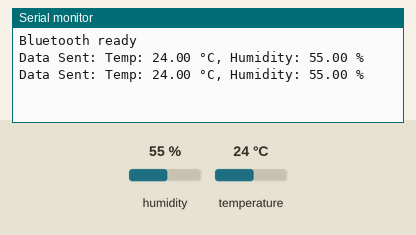
Bench run of a sketch on a simulated ESP32. Parts: the last lines printed to the serial monitor. The inputs (shaded band) are chosen by the test bench; at power-on: humidity 55 %, temperature 24 °C. Nothing arrives over Bluetooth unless stated.

Above: at 5.8 s.
5.9 s: humidity set to 22 %
At 11.1 s:
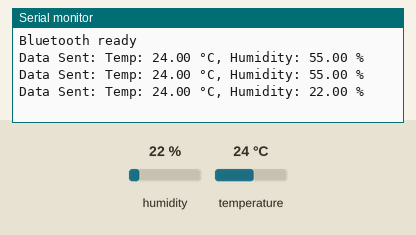
11.9 s: temperature set to 12 °C
At 15.8 s:
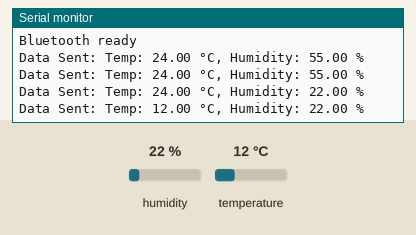
17.9 s: humidity set to 40 %
At 20.5 s:
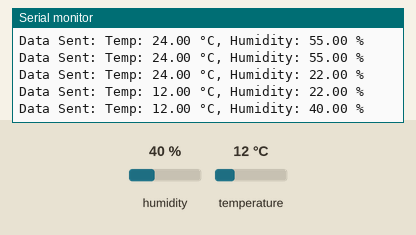
Timing chart, 0 to 22.0 s (numbered marks = the images above; inputs shaded):
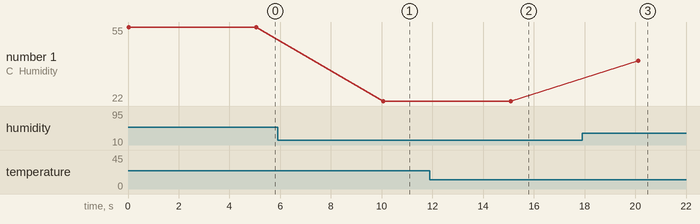

The sketch:

Bluetooth_send_data.ino
```cpp
#include "BluetoothSerial.h"  // Include Library for Bluetooth communication
#include "DHT.h"              // Include Library for DHT sensor

#define DHTPIN 4              // GPIO pin where DHT11 is connected
#define DHTTYPE DHT11         // type of DHT sensor

DHT dht(DHTPIN, DHTTYPE);     // Create a DHT object with specified pin and type
BluetoothSerial SerialBT;     // Create a BluetoothSerial object

void setup() {
  Serial.begin(115200);               // Start serial communication with the computer
  dht.begin();                        // Initialize DHT sensor
  SerialBT.begin("ESP32_Sensor");     // Start Bluetooth with device name "ESP32_Sensor"
  Serial.println("Bluetooth ready");
}

void loop() {
  float temp = dht.readTemperature(); // Read temperature from DHT sensor
  float humid  = dht.readHumidity();    // Read humidity from DHT sensor

  // Check if reading failed (returns NaN), skip this cycle if so
  if (isnan(temp) || isnan(humid)) {
    delay(2000);                      // Wait before retrying
    return;
  }

  // Combine temperature and humidity data into a formatted string
  String data = "Temp: " + String(temp) + " °C, Humidity: " + String(humid) + " %";

  SerialBT.println(data);             // Send data over Bluetooth to the paired device
  Serial.println("Data Sent: " + data);  // Print data on Serial Monitor

  delay(5000);                        // Wait 5 seconds before next reading
}
```

Measured:
- after the input at 5.9 s, the serial monitor: prints a new line after 4.2 s (image 1)
- after the input at 11.9 s, the serial monitor: prints a new line after 3.2 s (image 2)
- after the input at 17.9 s, the serial monitor: prints a new line after 2.2 s (image 3)
- plotted number 1: 55 → 22 after the input at 5.9 s, 22 → 40 after the input at 17.9 s
